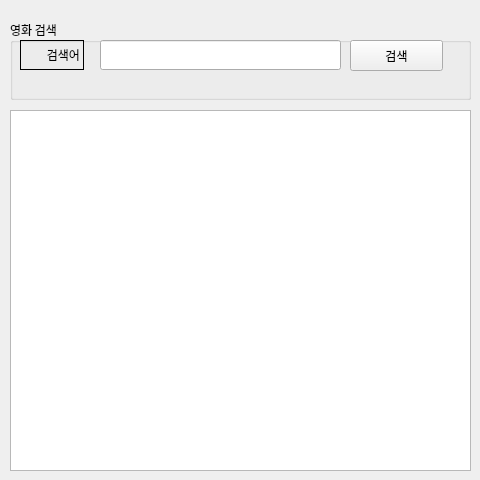
<?xml version="1.0" encoding="UTF-8"?>
<ui version="4.0">
 <class>FrmNaverSearch</class>
 <widget class="QWidget" name="FrmNaverSearch">
  <property name="geometry">
   <rect>
    <x>0</x>
    <y>0</y>
    <width>480</width>
    <height>480</height>
   </rect>
  </property>
  <property name="sizePolicy">
   <sizepolicy hsizetype="Fixed" vsizetype="Ignored">
    <horstretch>0</horstretch>
    <verstretch>0</verstretch>
   </sizepolicy>
  </property>
  <property name="font">
   <font>
    <family>나눔고딕코딩</family>
   </font>
  </property>
  <property name="windowTitle">
   <string>네이버 영화 검색</string>
  </property>
  <widget class="QGroupBox" name="groupBox">
   <property name="geometry">
    <rect>
     <x>10</x>
     <y>20</y>
     <width>461</width>
     <height>80</height>
    </rect>
   </property>
   <property name="title">
    <string>영화 검색</string>
   </property>
   <widget class="QLabel" name="label">
    <property name="geometry">
     <rect>
      <x>10</x>
      <y>20</y>
      <width>64</width>
      <height>30</height>
     </rect>
    </property>
    <property name="frameShape">
     <enum>QFrame::Box</enum>
    </property>
    <property name="text">
     <string>검색어</string>
    </property>
    <property name="alignment">
     <set>Qt::AlignRight|Qt::AlignTrailing|Qt::AlignVCenter</set>
    </property>
   </widget>
   <widget class="QLineEdit" name="txtSearch">
    <property name="geometry">
     <rect>
      <x>90</x>
      <y>20</y>
      <width>241</width>
      <height>30</height>
     </rect>
    </property>
   </widget>
   <widget class="QPushButton" name="btnSearch">
    <property name="geometry">
     <rect>
      <x>340</x>
      <y>20</y>
      <width>93</width>
      <height>31</height>
     </rect>
    </property>
    <property name="text">
     <string>검색</string>
    </property>
   </widget>
  </widget>
  <widget class="QTableWidget" name="tblResult">
   <property name="geometry">
    <rect>
     <x>10</x>
     <y>110</y>
     <width>461</width>
     <height>361</height>
    </rect>
   </property>
  </widget>
 </widget>
 <resources/>
 <connections/>
</ui>
